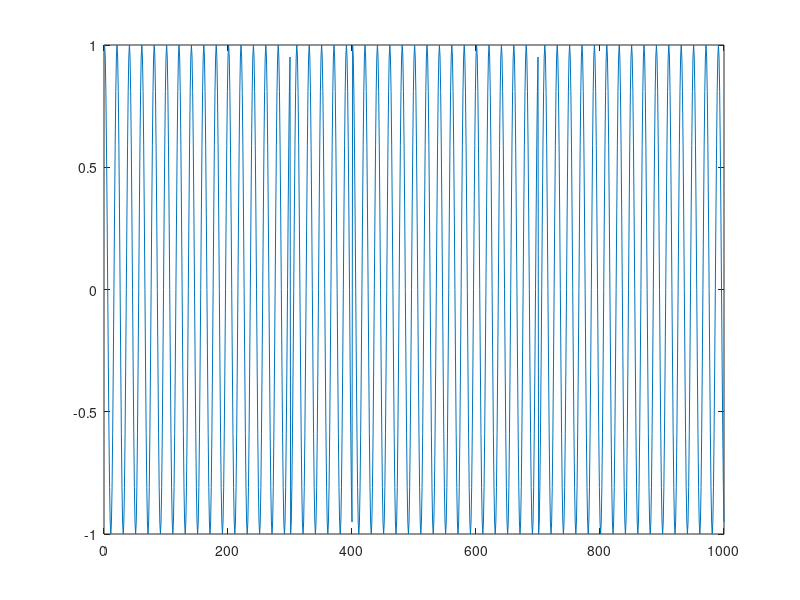

Source code (MATLAB): (Note: this script raises an error after producing the figure.)
%Generating FM signal
clc
clear all;
close all;
%use orthogonal modulation generate modulated siganl
%You can see the original signal v in the code.
fc=5e3;                                                 %carrier frequency
fs=1e5;                                                 %sample frequency
Rs=1e3;                                                 %symbol rate of digital signal
T=1/fs;                                                 %sample time
L=1000;                                                  %length of signal
t=(0:L-1)*T;                                            %time vector
A=1;                                                    %%Ampltitude
v=A*cos(2*pi*1000*t);                                   %modulation signal
xs=sin(2*pi*fc*t);
xc=cos(2*pi*fc*t);

T_psk=1/Rs;                                          
a_n=round(rand(1,round(L/(T_psk*fs))));
a_n=2*(a_n>0)-1;
a_psk=repmat(a_n,T_psk*fs,1);
a_psk=a_psk(:)';
%stairs(a_psk)                                       
I_psk=a_psk;
Q_psk=0;
y_2psk=I_psk.*xc+Q_psk.*xs;
figure(1)
plot(y_2psk)

figure(2)
plotSpectral(y_2psk,fs)
